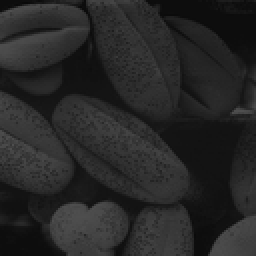
%> input picture CSE 424 Digital Image Processing - LAB/LAB3/h1.tif, 128 x 128 px, shrunk from 500 x 500 before the run (shown 2 times larger)
$ octave histogram.m   (GNU Octave 9; MATLAB toolbox functions it lacks are replaced by stand-ins)
%> lines starting %> are read from the running program, lines starting %| are printed output that depends on the picture
f1 = imread("h1.tif");
%> f1 is the input picture: size 128x128 uint8; min 9, max 79, mean 38.7
f = imread("h1.tif");
 [M,N] = size(f);
%> M = 128; N = 128

 n = zeros(256);

 for x = 1:M
     for y = 1:N
         i = f(x,y);
         n(i+1) = n(i+1) + 1;
     end
 end
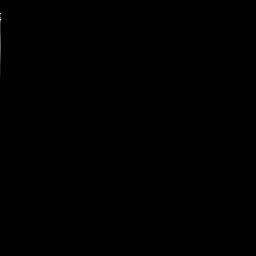
%> n: size 256x256 double; min 0, max 977, mean 0.2; drawn with min black and max white

% figure;stem(n);
% figure;stem(s);
% figure;imhist(f);

 s = zeros(256);
 c = 255/(M*N);
%> c = 0.0156
 sum = 0;
 j = 1;
 for k = 1:256
     sum = sum + n(j);
     s(k) = c * sum;
     j = j+1;
 end
%> this loop made 256 passes
%> sum on passes 1 to 3: 0, 0, 0
%> after the loop, j = 257; sum = 16384


for x = 1:M
    for y = 1:N
        for k = 0:255
            if  f(x,y) == k
                f(x,y) = s(k+1);
            end
        end
    end
end
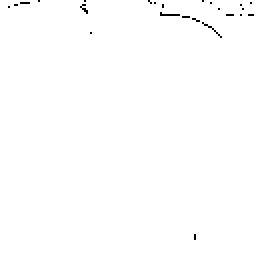
%> f: size 128x128 uint8 (shown 2 times larger); min 0, max 255, mean 253.9

% f2 = histeq(f1);

figure;imshow(f);
figure;imshow(f1);
% figure;imshow(f2);
